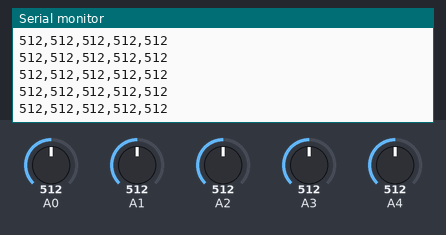
Bench run of a sketch on a simulated Arduino Nano, built with avr-gcc and run on an emulated ATmega328P. On the bench: the last lines printed to the serial monitor. The inputs (shaded band) are chosen by the test bench; at power-on: A0 = 512, A1 = 512, A2 = 512, A3 = 512, A4 = 512.

Above: at 1.2 s.
1.3 s: A0 set to 716
At 1.32 s:
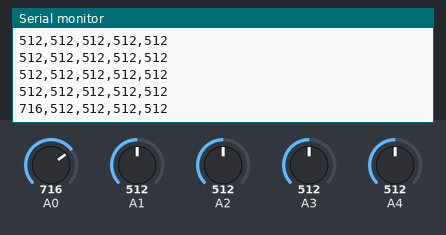
2.8 s: A1 set to 716
At 2.84 s:
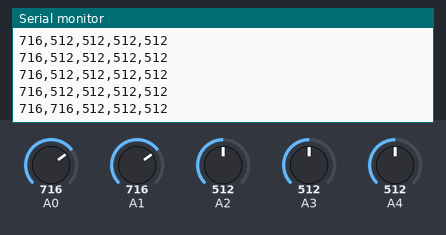
4.3 s: A2 set to 716
At 4.36 s:
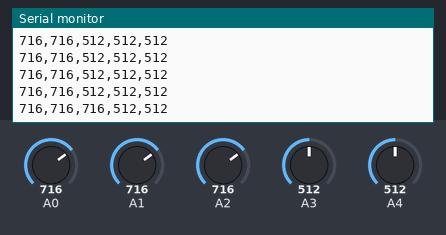
7.3 s: A3 set to 716
At 7.3 s:
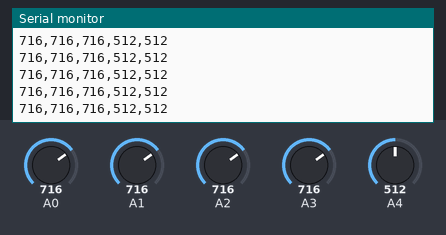
8.8 s: A4 set to 716
At 8.82 s:
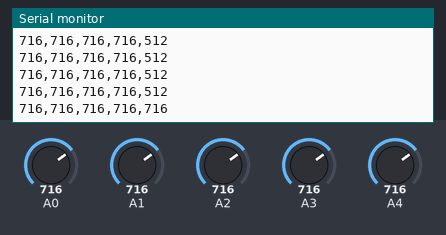
10.3 s: A0 set to 992
At 10.34 s:
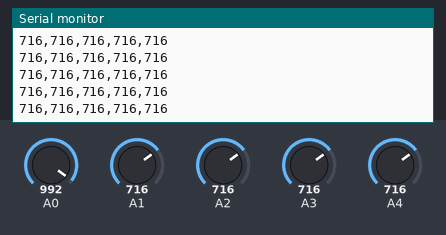
Timing chart, 0 to 12.8 s (numbered marks = the images above; inputs shaded):
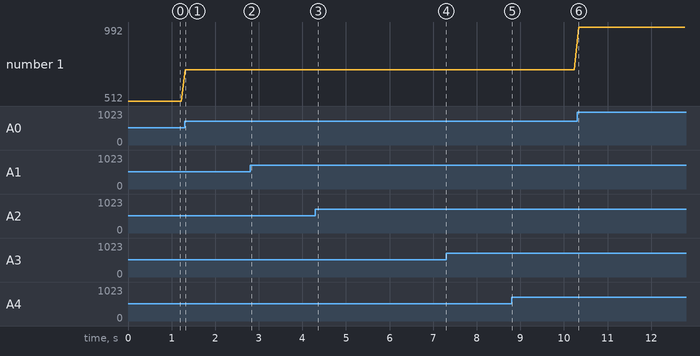

The sketch:

smartgloves.ino
```cpp
// Arduino Code for Smart Gloves (Upload this to your Arduino Nano)
// Connect flex sensors to Analog Pins A0, A1, A2, A3, A4
// (Ensure you have pull-down or pull-up resistors for your flex sensors as per their datasheet)

void setup() {
  Serial.begin(9600); // Initialize serial communication at 9600 baud rate
                    // IMPORTANT: This must match the BAUD_RATE in your Python code
}

void loop() {
  // Read analog values from flex sensors
  // Adjust pin assignments based on your wiring
  int thumbFlex = analogRead(A0);
  int indexFlex = analogRead(A1);
  int middleFlex = analogRead(A2);
  int ringFlex = analogRead(A3);
  int pinkyFlex = analogRead(A4);

  // Print the values to the serial monitor, separated by commas
  // The Python script will read these values
  Serial.print(thumbFlex);
  Serial.print(",");
  Serial.print(indexFlex);
  Serial.print(",");
  Serial.print(middleFlex);
  Serial.print(",");
  Serial.print(ringFlex);
  Serial.print(",");
  Serial.println(pinkyFlex); // Use println to send a newline character at the end

  delay(100); // Small delay to prevent flooding the serial port
}
```

Measured:
- after the input at 1.3 s, the serial monitor: prints a new line at once (image 1)
- after the input at 2.8 s, the serial monitor: prints a new line at once (image 2)
- after the input at 4.3 s, the serial monitor: prints a new line after 0.06 s (image 3)
- after the input at 8.8 s, the serial monitor: prints a new line at once (image 5)
- plotted number 1: 512 → 716 after the input at 1.3 s, 716 → 992 after the input at 10.3 s
